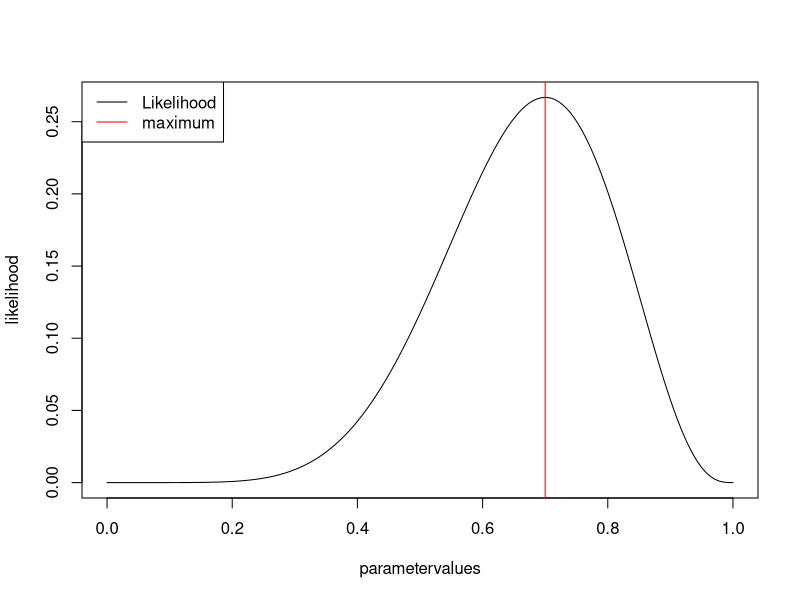
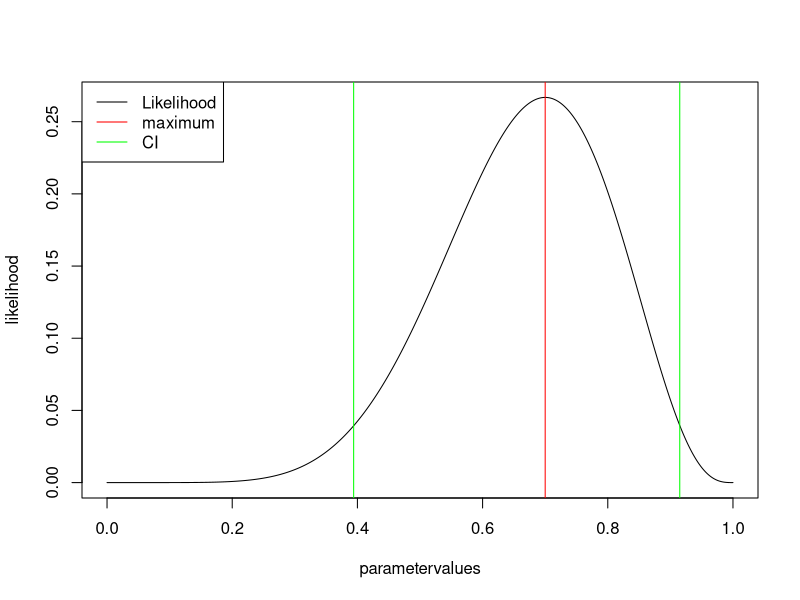
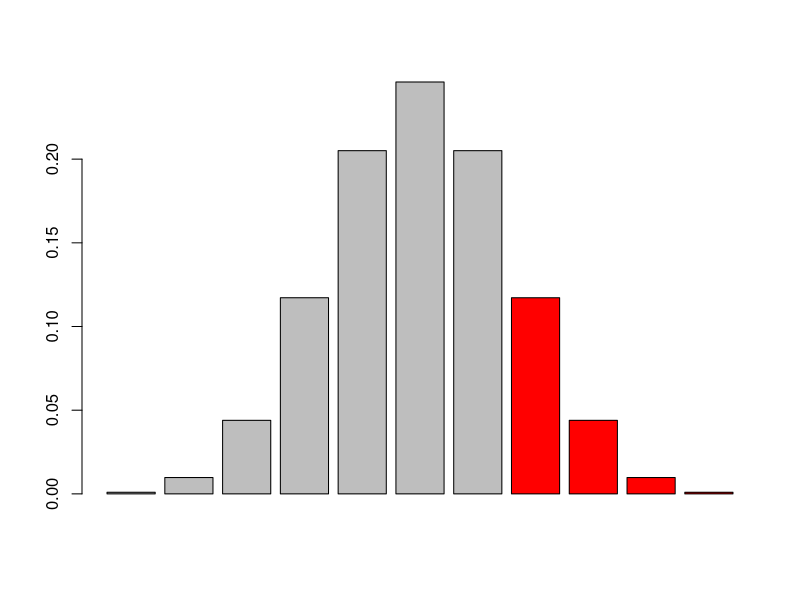
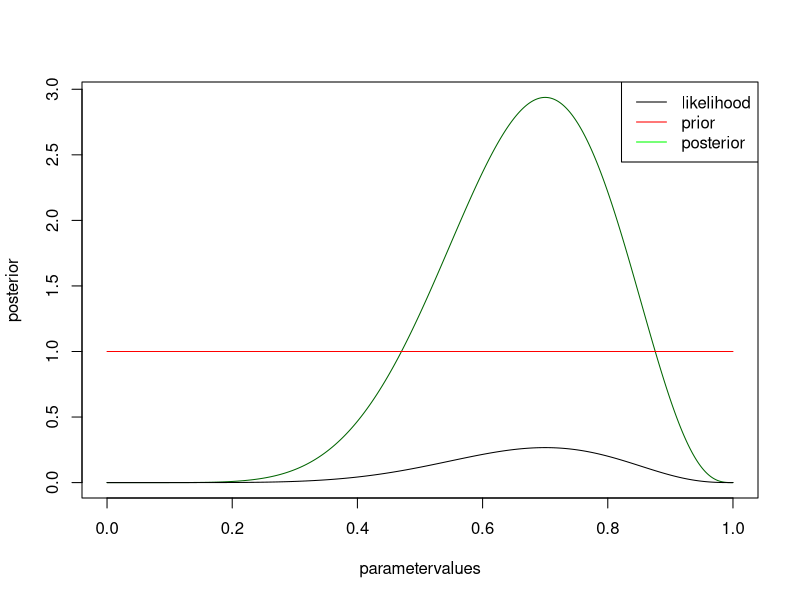
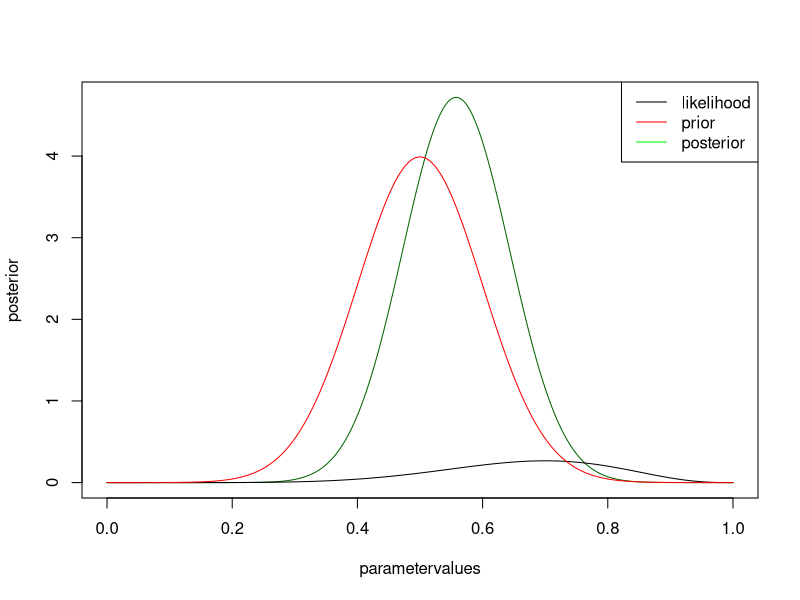
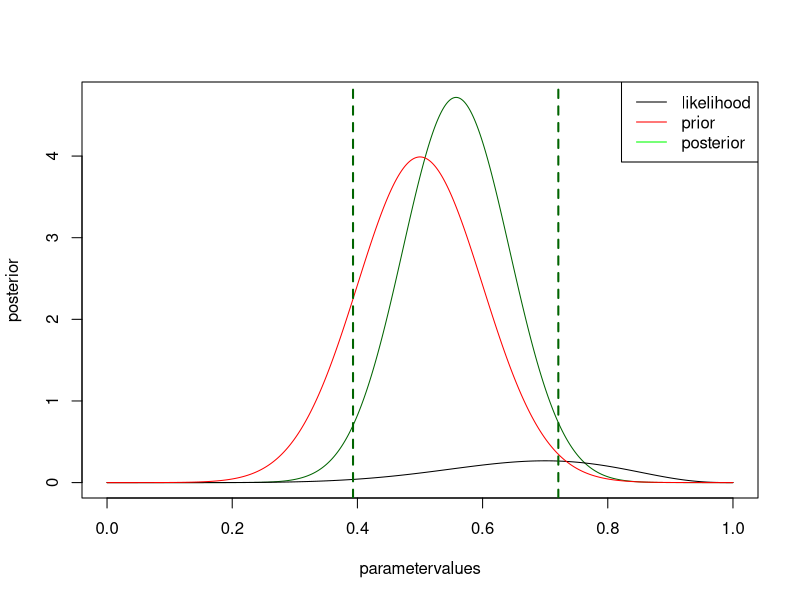
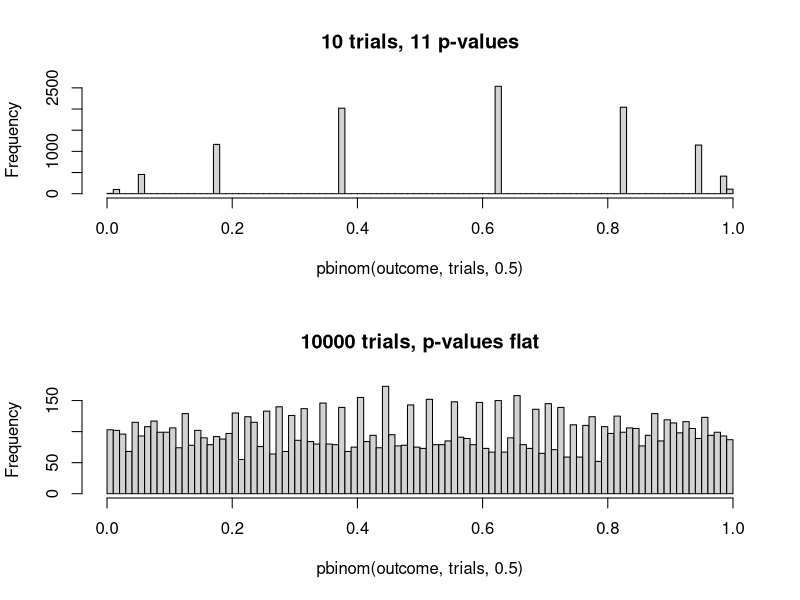

Reproduce these figures in R, in order.
## ---- chunk 1
knitr::opts_chunk$set(fig.width=5, fig.height=5)
## ---- chunk 2
rm(list=ls(all=TRUE))
set.seed(123)
## ---- chunk 3
trials = 10
success = 7
## ---- chunk 4
# parameters to check
parametervalues <- seq(0,1,0.001)
# get the probability for all parametervalues
likelihood <- dbinom(success,trials,parametervalues)

# plot results
plot(parametervalues, likelihood, type = "l")
legend("topleft", legend = c("Likelihood", "maximum"), col = c("black", "red"), lwd = 1)
MLEEstimate <- parametervalues[which.max(likelihood)]
abline(v=MLEEstimate, col = "red")
## ---- chunk 5
plot(parametervalues, likelihood, type = "l")
legend("topleft", legend = c("Likelihood", "maximum", "CI"), col = c("black", "red", "green"), lwd = 1)
MLEEstimate <- parametervalues[which.max(likelihood)]
abline(v=MLEEstimate, col = "red")

confidence.level <- log(max(likelihood)) -1.92
leftCI <- parametervalues[which.min(abs(log(likelihood[1:which.max(likelihood)]) - confidence.level))]
abline(v=leftCI, col = "green")
rightCI <- parametervalues[which.min(abs(log(likelihood[which.max(likelihood):length(likelihood)]) - confidence.level)) + which.max(likelihood) -1]
abline(v=rightCI, col = "green")

## ---- chunk 6
barplot(dbinom(0:10, 10, 0.5), col = c(rep("grey", success ), rep("red", 11-success)))
line(pbinom(0:10,trials,prob = 0.5, lower.tail = F))
## ---- chunk 7
pValue <- pbinom(success-1,trials,prob = 0.5, lower.tail = F)
pValue
pValue < 0.05
## ---- chunk 8
binom.test(success,trials,0.5) # two sided 
binom.test(success,trials,0.5, alternative="greater") # testing for greater
binom.test(success,trials,0.5, alternative="less") # testing for less
## ---- chunk 9
data= rbinom(100,trials,0.5)
pValue <- pbinom(data,trials,prob = 0.5, lower.tail = F)
mean(pValue < 0.05)
## ---- chunk 10
pValueAdjusted <- p.adjust(pValue, method = "hochberg")
pValueAdjusted
max(pValueAdjusted < 0.05) == 1
## ---- chunk 11
prior <- rep(1,1001)
posterior <- likelihood * prior / sum(likelihood * prior) * length(parametervalues)

plot(parametervalues, posterior, col = "darkgreen", type = "l")
lines(parametervalues, likelihood)
lines(parametervalues, prior, col = "red" )
legend("topright", c("likelihood", "prior", "posterior"), col = c("black", "red", "green"), lwd = 1 )
## ---- chunk 12
prior <- dnorm(parametervalues, mean = 0.5, sd = 0.1)
posterior <- likelihood * prior / sum(likelihood * prior) * length(parametervalues)

plot(parametervalues, posterior, col = "darkgreen", type = "l")
lines(parametervalues, likelihood)
lines(parametervalues, prior, col = "red" )
legend("topright", c("likelihood", "prior", "posterior"), col = c("black", "red", "green"), lwd = 1 )
## ---- chunk 13
plot(parametervalues, posterior, col = "darkgreen", type = "l")
lines(parametervalues, likelihood)
lines(parametervalues, prior, col = "red" )
legend("topright", c("likelihood", "prior", "posterior"), col = c("black", "red", "green"), lwd = 1 )

cumPost <- cumsum(posterior) / (length(posterior) -1)

leftCI <- parametervalues[which.min(abs(cumPost - 0.025))]
abline(v=leftCI, col = "darkgreen", lty = 2, lwd = 2)
leftCI <- parametervalues[which.min(abs(cumPost - 0.975))]
abline(v=leftCI, col = "darkgreen", lty = 2, lwd = 2)
## ---- chunk 14

par(mfrow=c(2,1))
trials = 10
outcome <- rbinom(10000, trials, 0.5)
hist(pbinom(outcome,trials,0.5), breaks = 100, main = "10 trials, 11 p-values" )
mean(pbinom(outcome,trials,0.5) < 0.05)


trials = 10000
outcome <- rbinom(10000, trials, 0.5)
hist(pbinom(outcome,trials,0.5), breaks = 100, main = "10000 trials, p-values flat"  )
mean(pbinom(outcome,trials,0.5) < 0.05)
